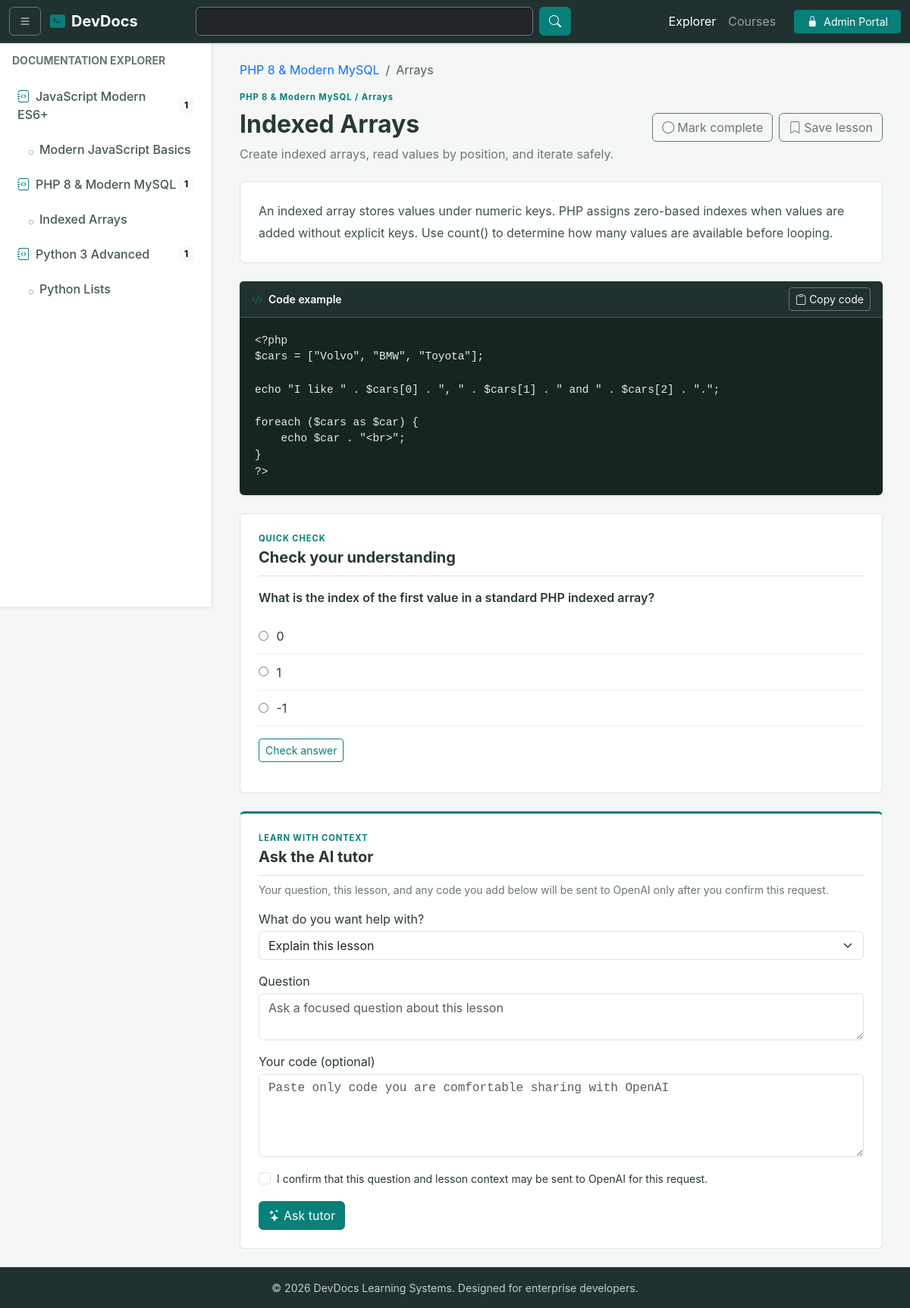
Page /lesson.php?id=1 on the committed database.
### tables this page shows
CREATE TABLE IF NOT EXISTS courses (
    id BIGINT UNSIGNED NOT NULL AUTO_INCREMENT PRIMARY KEY,
    slug VARCHAR(120) NOT NULL UNIQUE,
    title VARCHAR(190) NOT NULL,
    category VARCHAR(100) NOT NULL DEFAULT 'Development',
    description TEXT NOT NULL,
    level VARCHAR(40) NOT NULL DEFAULT 'Beginner',
    is_published TINYINT(1) NOT NULL DEFAULT 0,
    created_at TIMESTAMP NOT NULL DEFAULT CURRENT_TIMESTAMP,
    updated_at TIMESTAMP NOT NULL DEFAULT CURRENT_TIMESTAMP ON UPDATE CURRENT_TIMESTAMP
);

CREATE TABLE IF NOT EXISTS lessons (
    id BIGINT UNSIGNED NOT NULL AUTO_INCREMENT PRIMARY KEY,
    course_id BIGINT UNSIGNED NOT NULL,
    slug VARCHAR(120) NOT NULL,
    topic VARCHAR(190) NOT NULL,
    title VARCHAR(190) NOT NULL,
    summary TEXT NOT NULL,
    body LONGTEXT NOT NULL,
    code_sample LONGTEXT NOT NULL,
    position INT UNSIGNED NOT NULL DEFAULT 0,
    is_published TINYINT(1) NOT NULL DEFAULT 0,
    created_at TIMESTAMP NOT NULL DEFAULT CURRENT_TIMESTAMP,
    updated_at TIMESTAMP NOT NULL DEFAULT CURRENT_TIMESTAMP ON UPDATE CURRENT_TIMESTAMP,
    UNIQUE KEY uq_lesson_course_slug (course_id, slug),
    KEY idx_lesson_published_position (is_published, position),
    CONSTRAINT fk_lessons_course FOREIGN KEY (course_id) REFERENCES courses(id) ON DELETE CASCADE
);

CREATE TABLE IF NOT EXISTS quiz_questions (
    id BIGINT UNSIGNED NOT NULL AUTO_INCREMENT PRIMARY KEY,
    lesson_id BIGINT UNSIGNED NOT NULL,
    question TEXT NOT NULL,
    option_a VARCHAR(500) NOT NULL,
    option_b VARCHAR(500) NOT NULL,
    option_c VARCHAR(500) NOT NULL,
    correct_option ENUM('a', 'b', 'c') NOT NULL,
    explanation TEXT NOT NULL,
    position INT UNSIGNED NOT NULL DEFAULT 0,
    CONSTRAINT fk_quiz_lesson FOREIGN KEY (lesson_id) REFERENCES lessons(id) ON DELETE CASCADE
);

### config/app.php (called while the page is built, shortened)
<?php
function e(string|int|null $value): string
{
    return htmlspecialchars((string) $value, ENT_QUOTES | ENT_SUBSTITUTE, 'UTF-8');
}

### lesson.php (the view, shortened to what this page needs)
<?php
require_once __DIR__ . '/config/app.php';
$databaseError = '';
$lesson = null;
$question = null;
$courses = [];
$navigationLessons = [];
try {
    $database = db();
    $courses = $database->query('SELECT id, slug, title FROM courses WHERE is_published = 1 ORDER BY title')->fetchAll();
    $navigationLessons = $database->query('SELECT lessons.id, lessons.course_id, lessons.title, lessons.topic, lessons.slug FROM lessons JOIN courses ON courses.id = lessons.course_id WHERE lessons.is_published = 1 AND courses.is_published = 1 ORDER BY courses.title, lessons.position, lessons.title')->fetchAll();
    $statement = $database->prepare('SELECT lessons.*, courses.title AS course_title, courses.slug AS course_slug FROM lessons JOIN courses ON courses.id = lessons.course_id WHERE lessons.id = :id AND lessons.is_published = 1 AND courses.is_published = 1 LIMIT 1');
    $statement->execute(['id' => max(0, (int) ($_GET['id'] ?? 0))]);
    $lesson = $statement->fetch() ?: null;
    if ($lesson) {
        $statement = $database->prepare('SELECT id, question, option_a, option_b, option_c FROM quiz_questions WHERE lesson_id = :lesson_id ORDER BY position LIMIT 1');
        $statement->execute(['lesson_id' => $lesson['id']]);
        $question = $statement->fetch() ?: null;
    }
} catch (Throwable $exception) {
    $databaseError = 'The lesson library is not available. Start MySQL and check the database setup.';
}
?>
<!DOCTYPE html>
<html lang="en">
<head>
  <link href="https://cdn.jsdelivr.net/npm/bootstrap@5.3.2/dist/css/bootstrap.min.css" rel="stylesheet">
  <link href="https://cdn.jsdelivr.net/npm/bootstrap-icons@1.11.1/font/bootstrap-icons.css" rel="stylesheet">
  <link href="assets/style.css" rel="stylesheet">
</head>
<body>
  <?php include __DIR__ . '/topnav.php'; ?>
  <div class="wrapper lesson-layout" style="padding-top: 56px;">
    <?php include __DIR__ . '/sidenav.php'; ?>
    <main class="w-100 p-4 lesson-main">
      <div class="container-fluid lesson-container">
        <?php if ($databaseError !== ''): ?>
          <div class="alert alert-warning" role="alert"><?= e($databaseError) ?></div>
        <?php elseif (!$lesson): ?>
          <div class="empty-state"><h1 class="h3">Lesson not found</h1><p>This lesson may be unpublished or no longer available.</p><a href="index.php">Browse lessons</a></div>
        <?php else: ?>
          <nav aria-label="breadcrumb"><ol class="breadcrumb small"><li class="breadcrumb-item"><a href="index.php" class="text-decoration-none"><?= e($lesson['course_title']) ?></a></li><li class="breadcrumb-item active" aria-current="page"><?= e($lesson['topic']) ?></li></ol></nav>
          <header class="lesson-page-heading mb-4">
            <div><p class="eyebrow mb-2"><?= e($lesson['course_title']) ?> / <?= e($lesson['topic']) ?></p><h1 class="h2 fw-bold mb-2"><?= e($lesson['title']) ?></h1><p class="text-muted mb-0"><?= e($lesson['summary']) ?></p></div>
            <div class="lesson-actions"><button type="button" class="btn btn-outline-secondary" data-progress-toggle data-lesson-id="<?= (int) $lesson['id'] ?>"><i class="bi bi-check2-circle me-1"></i><span>Mark complete</span></button><button type="button" class="btn btn-outline-secondary" data-bookmark-toggle data-lesson-id="<?= (int) $lesson['id'] ?>"><i class="bi bi-bookmark me-1"></i><span>Save lesson</span></button></div>
          </header>
          <article class="lesson-article mb-4"><div class="lesson-prose"><?= nl2br(e($lesson['body'])) ?></div></article>
          <?php if (trim($lesson['code_sample']) !== ''): ?>
          <section class="card shadow-sm border-0 mb-4 code-snippet-card" aria-labelledby="code-title">
            <div class="card-header text-white d-flex justify-content-between align-items-center py-2"><span id="code-title" class="small fw-semibold"><i class="bi bi-code-slash me-2 text-primary"></i>Code example</span><button class="btn btn-sm btn-outline-light border-secondary" type="button" data-copy-code="lessonCode"><i class="bi bi-clipboard me-1"></i>Copy code</button></div>
            <div class="card-body p-0"><pre><code id="lessonCode"><?= e($lesson['code_sample']) ?></code></pre></div>
          </section>
          <?php endif; ?>
          <?php if ($question): ?>
          <section class="learning-tool-section mb-4" aria-labelledby="quiz-title">
            <div class="section-heading"><div><p class="eyebrow mb-1">QUICK CHECK</p><h2 class="h5 fw-bold mb-0" id="quiz-title">Check your understanding</h2></div></div>
            <form class="quiz-form mt-3" data-quiz-form>
              <input type="hidden" name="question_id" value="<?= (int) $question['id'] ?>"><p class="fw-semibold"><?= e($question['question']) ?></p>
              <?php foreach (['a' => 'option_a', 'b' => 'option_b', 'c' => 'option_c'] as $key => $column): ?>
              <label class="quiz-option"><input type="radio" name="answer" value="<?= e($key) ?>" required><span><?= e($question[$column]) ?></span></label>
              <?php endforeach; ?>
              <button class="btn btn-outline-primary btn-sm mt-3" type="submit">Check answer</button><p class="small mt-3 mb-0" data-quiz-result aria-live="polite"></p>
            </form>
          </section>
          <?php endif; ?>
          <section class="learning-tool-section ai-tutor-section" aria-labelledby="tutor-title">
            <div class="section-heading"><div><p class="eyebrow mb-1">LEARN WITH CONTEXT</p><h2 class="h5 fw-bold mb-0" id="tutor-title">Ask the AI tutor</h2></div></div>
            <p class="small text-muted mt-2">Your question, this lesson, and any code you add below will be sent to OpenAI only after you confirm this request.</p>
            <form class="vstack gap-3" data-ai-form>
              <label class="form-label mb-0">What do you want help with?
                <select class="form-select mt-1" name="mode"><option value="tutor">Explain this lesson</option><option value="debug">Review my code</option></select>
              </label>
              <label class="form-label mb-0">Question<textarea class="form-control mt-1" name="question" rows="2" maxlength="2000" required placeholder="Ask a focused question about this lesson"></textarea></label>
              <label class="form-label mb-0">Your code (optional)<textarea class="form-control font-monospace mt-1" name="user_code" rows="4" maxlength="12000" spellcheck="false" placeholder="Paste only code you are comfortable sharing with OpenAI"></textarea></label>
              <label class="form-check"><input class="form-check-input" type="checkbox" name="consent" value="1" required><span class="form-check-label small">I confirm that this question and lesson context may be sent to OpenAI for this request.</span></label>
              <div><button class="btn btn-blue" type="submit"><i class="bi bi-stars me-1"></i>Ask tutor</button></div>
            </form>
          </section>
        <?php endif; ?>
      </div>
    </main>
  </div>
  <?php include __DIR__ . '/footer.php'; ?>
</body>
</html>

### sidenav.php (shortened to what this page needs)
<nav id="sidebar" class="py-3 shadow-sm">
     <div class="px-3 mb-3">
       <h6 class="text-uppercase text-muted fw-bold small">Documentation Explorer</h6>
     </div>
     <ul class="list-unstyled sidebar-menu">
       <?php foreach ($courses as $course): ?>
       <?php $courseLessons = array_values(array_filter($navigationLessons, static fn(array $lesson): bool => (int) $lesson['course_id'] === (int) $course['id'])); ?>
       <li class="sidebar-course">
         <a href="index.php?course=<?= e($course['slug']) ?>" class="nav-link d-flex justify-content-between align-items-center">
           <span><i class="bi bi-journal-code me-2 text-primary"></i><?= e($course['title']) ?></span>
           <span class="badge text-bg-light"><?= count($courseLessons) ?></span>
         </a>
         <?php if ($courseLessons !== []): ?>
         <ul class="list-unstyled submenu-subtopic">
           <?php foreach ($courseLessons as $navigationLesson): ?>
           <li><a href="lesson.php?id=<?= (int) $navigationLesson['id'] ?>" class="nav-link small"><i class="bi bi-circle me-2" style="font-size: 6px;"></i><?= e($navigationLesson['title']) ?></a></li>
           <?php endforeach; ?>
         </ul>
         <?php endif; ?>
       </li>
       <?php endforeach; ?>
     </ul>
   </nav>

### assets/style.css (style rules this page uses)
:root { --ink: #20312f; --ink-soft: #2c403d; --ink-border: #405450; --accent: #087f78; --accent-hover: #06665f; --accent-soft: #e2f2ef; --bg-main: #f4f7f5; --surface: #ffffff; --border: #dce5e1; --text-main: #293936; --text-muted: #687873; }
body { background-color: var(--bg-main); font-family: -apple-system, BlinkMacSystemFont, "Segoe UI", Roboto, "Helvetica Neue", Arial, sans-serif; min-height: 100vh; display: flex; flex-direction: column; color: var(--text-main); }
.text-primary { color: var(--accent) !important; }
.text-muted { color: var(--text-muted) !important; }
.wrapper { display: flex; flex: 1; }
#sidebar { min-width: 280px; max-width: 280px; background-color: var(--surface); border-right: 1px solid var(--border); transition: all 0.3s ease; }
.sidebar-menu .nav-link { color: #465954; font-weight: 500; padding: 10px 15px; border-radius: 6px; margin: 2px 8px; }
.submenu-topic, .submenu-subtopic { list-style: none; padding-left: 20px; }
.submenu-subtopic { padding-left: 15px; }
.code-snippet-card { border: 1px solid var(--border); }
.code-snippet-card .card-header { background-color: var(--ink); border-bottom: 1px solid var(--ink-border); }
.code-snippet-card pre { background-color: #172421; color: #e4eeea; padding: 1.25rem; border-radius: 0 0 6px 6px; margin: 0; font-family: 'SFMono-Regular', Consolas, 'Liberation Mono', Menlo, monospace; font-size: 0.9rem; overflow-x: auto; }
.btn-blue { background-color: var(--accent); border-color: var(--accent); color: #fff; }
.btn-outline-primary { --bs-btn-color: var(--accent); --bs-btn-border-color: var(--accent); --bs-btn-hover-bg: var(--accent); --bs-btn-hover-border-color: var(--accent); --bs-btn-active-bg: var(--accent-hover); --bs-btn-active-border-color: var(--accent-hover); }
.learner-dashboard, .lesson-container { max-width: 1440px; }
.learning-heading, .section-heading, .lesson-page-heading, .quiz-editor-heading { display: flex; justify-content: space-between; align-items: flex-end; gap: 1.25rem; }
.eyebrow { color: var(--accent); font-size: 0.7rem; font-weight: 700; letter-spacing: 0.08em; }
.section-heading { align-items: center; padding-bottom: 0.75rem; border-bottom: 1px solid var(--border); }
.lesson-layout #sidebar { position: sticky; top: 56px; height: calc(100vh - 56px); overflow-y: auto; flex: 0 0 280px; }
.lesson-main { min-width: 0; }
.lesson-page-heading { align-items: center; }
.lesson-actions { display: flex; flex-wrap: wrap; gap: 0.5rem; }
.lesson-article, .learning-tool-section, .admin-form-section { padding: 1.5rem; border: 1px solid var(--border); border-radius: 6px; background: var(--surface); }
.lesson-prose { max-width: 80ch; color: #3d514b; line-height: 1.8; }
.quiz-option { display: flex; align-items: flex-start; gap: 0.65rem; padding: 0.7rem 0; border-bottom: 1px solid #edf1ef; cursor: pointer; }
.quiz-option input { margin-top: 0.3rem; accent-color: var(--accent); }
.ai-tutor-section { border-top: 3px solid var(--accent); }

### rows in the picture
courses: title "JavaScript Modern ES6+", count($courseLessons) "1"
lessons: title "Modern JavaScript Basics"
courses: title "PHP 8 & Modern MySQL", count($courseLessons) "1"
lessons: title "Indexed Arrays", course.title "PHP 8 & Modern MySQL", topic "Arrays", summary "Create indexed arrays, read values by position, and iterate safely.", body "An indexed array stores values under numeric keys. PHP assigns zero-based indexes when values are added without explicit keys. Use count() to determine how many values are available before looping.", code_sample "<?php $cars = [\"Volvo\", \"BMW\", \"Toyota\"]; echo \"I like \" . $cars[0] . \", \" . $cars[1] . \" and \" . $cars[2] . \".\"; foreach ($cars as $car) { echo $car . \"<br>\"; } ?>"
courses: title "Python 3 Advanced", count($courseLessons) "1"
lessons: title "Python Lists"
quiz_questions: question "What is the index of the first value in a standard PHP indexed array?", option_a "0", option_b "1", option_c "-1"
